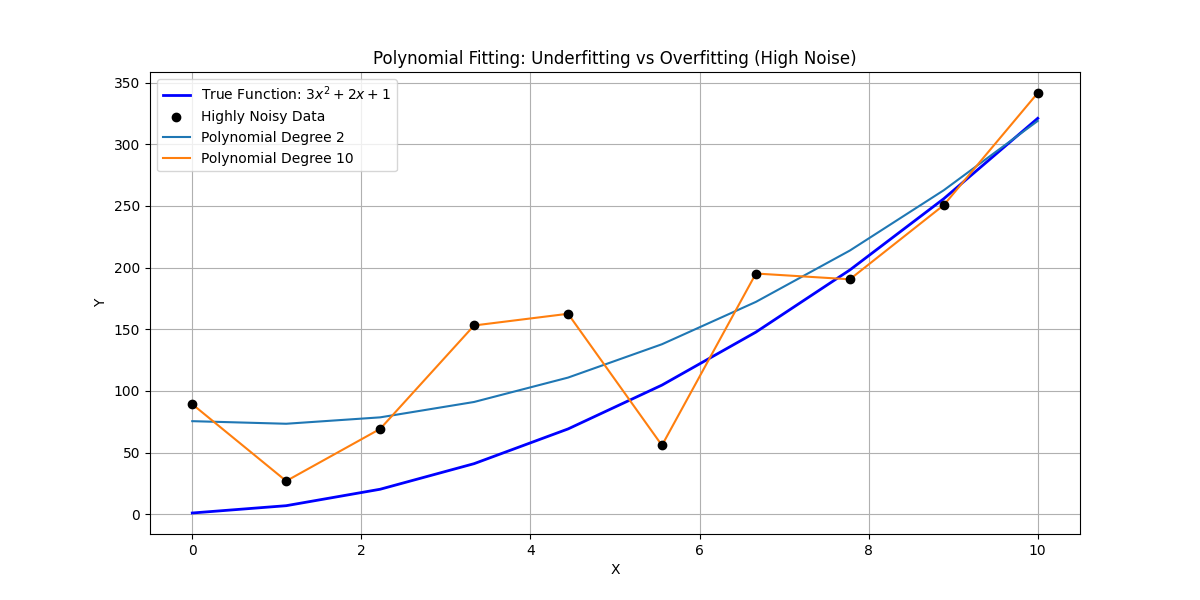

Write the Python code that produced this figure.
import numpy as np
import matplotlib.pyplot as plt
# Generate some data: True quadratic function without noise
def true_function(x):
    return 3 * x**2 + 2 * x + 1
# Generate highly noisy data with fewer points
np.random.seed(0)  # For reproducibility
x = np.linspace(0, 10, 10)  # Reduced number of points
y_true = true_function(x)
# Add much higher noise to the data to make the difference clear
y_noisy = y_true + np.random.normal(0, 50, size=x.shape)  # High noise level
# Polynomial degrees to demonstrate the effect
degrees = [2, 10]  
# Create a plot
plt.figure(figsize=(12, 6))
# Plot original true function
plt.plot(x, y_true, label='True Function: $3x^2 + 2x + 1$', color='blue', linewidth=2)
# Plot noisy data
plt.scatter(x, y_noisy, color='black', label='Highly Noisy Data', zorder=5)
# Loop through different degrees
for degree in degrees:
    # Fit polynomial to the noisy data
    coeffs = np.polyfit(x, y_noisy, degree)
    poly = np.poly1d(coeffs)
    # Generate y values for the fitted polynomial
    y_fit = poly(x)
    # Plot the fitted polynomial
    plt.plot(x, y_fit, label=f'Polynomial Degree {degree}')
# Add labels and title
plt.xlabel('X')
plt.ylabel('Y')
plt.title('Polynomial Fitting: Underfitting vs Overfitting (High Noise)')
plt.legend()
plt.grid(True)
# Show the plot
plt.show()
